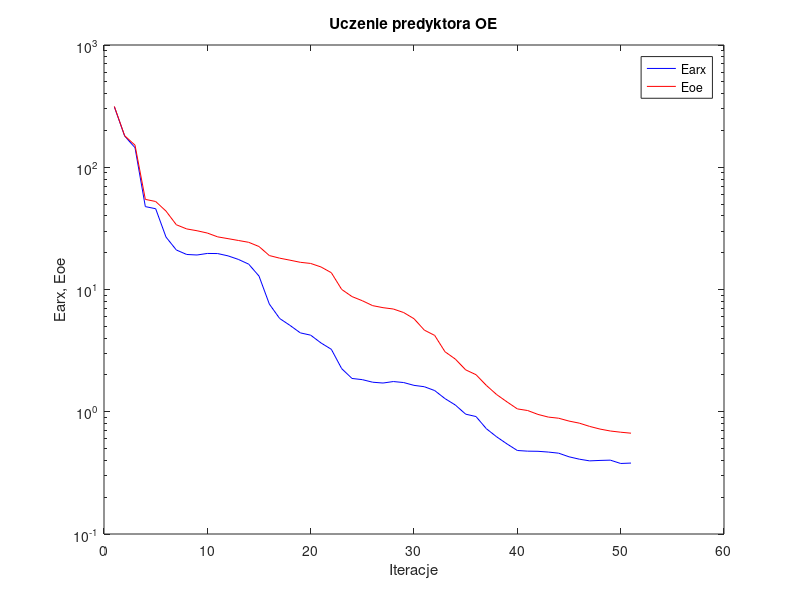
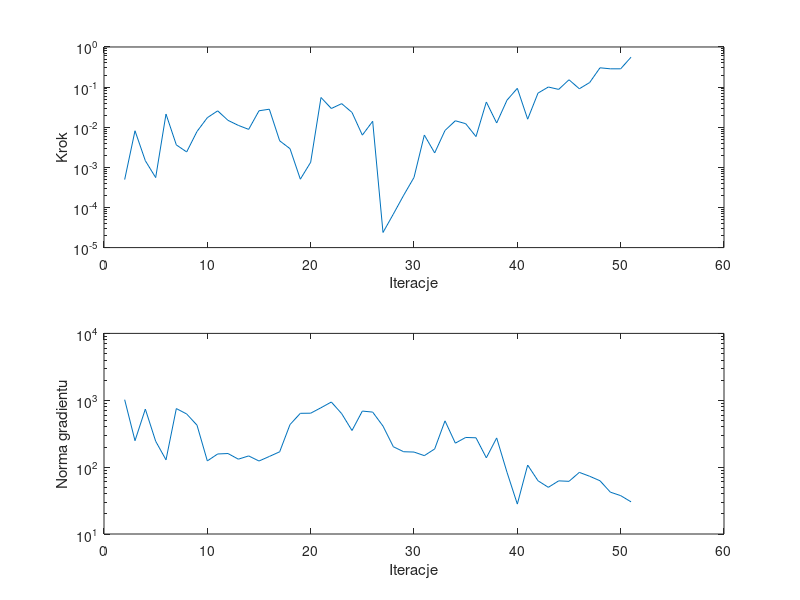

Reproduce these figures in MATLAB, in order.
%uczenie predyktora oe
clear all;
n=0; farx(n+1)=3.122257e+002; foe(n+1)=3.146358e+002; wspucz(n+1)=0.000000e+000; ng(n+1)=0.000000e+000;
%odnowa zmiennej metryki
n=1; farx(n+1)=1.799541e+002; foe(n+1)=1.808748e+002; krok(n+1)=4.957630e-004; ng(n+1)=1.020351e+003;
n=2; farx(n+1)=1.445935e+002; foe(n+1)=1.517181e+002; krok(n+1)=8.161186e-003; ng(n+1)=2.485791e+002;
n=3; farx(n+1)=4.765172e+001; foe(n+1)=5.459888e+001; krok(n+1)=1.462416e-003; ng(n+1)=7.378004e+002;
n=4; farx(n+1)=4.579068e+001; foe(n+1)=5.246674e+001; krok(n+1)=5.557084e-004; ng(n+1)=2.439476e+002;
n=5; farx(n+1)=2.684748e+001; foe(n+1)=4.378946e+001; krok(n+1)=2.128042e-002; ng(n+1)=1.285625e+002;
n=6; farx(n+1)=2.105029e+001; foe(n+1)=3.385703e+001; krok(n+1)=3.625910e-003; ng(n+1)=7.511091e+002;
n=7; farx(n+1)=1.934465e+001; foe(n+1)=3.130076e+001; krok(n+1)=2.420827e-003; ng(n+1)=6.237088e+002;
n=8; farx(n+1)=1.915309e+001; foe(n+1)=3.024652e+001; krok(n+1)=7.837498e-003; ng(n+1)=4.240731e+002;
n=9; farx(n+1)=1.972362e+001; foe(n+1)=2.896087e+001; krok(n+1)=1.729712e-002; ng(n+1)=1.238726e+002;
n=10; farx(n+1)=1.967742e+001; foe(n+1)=2.695295e+001; krok(n+1)=2.560682e-002; ng(n+1)=1.573347e+002;
n=11; farx(n+1)=1.884568e+001; foe(n+1)=2.606424e+001; krok(n+1)=1.483652e-002; ng(n+1)=1.597850e+002;
n=12; farx(n+1)=1.763029e+001; foe(n+1)=2.518292e+001; krok(n+1)=1.111520e-002; ng(n+1)=1.315310e+002;
n=13; farx(n+1)=1.612938e+001; foe(n+1)=2.432812e+001; krok(n+1)=8.839546e-003; ng(n+1)=1.470990e+002;
n=14; farx(n+1)=1.288321e+001; foe(n+1)=2.247150e+001; krok(n+1)=2.571046e-002; ng(n+1)=1.234494e+002;
n=15; farx(n+1)=7.601004e+000; foe(n+1)=1.895631e+001; krok(n+1)=2.812841e-002; ng(n+1)=1.444077e+002;
n=16; farx(n+1)=5.792866e+000; foe(n+1)=1.804418e+001; krok(n+1)=4.586643e-003; ng(n+1)=1.695781e+002;
n=17; farx(n+1)=5.086292e+000; foe(n+1)=1.737206e+001; krok(n+1)=2.921865e-003; ng(n+1)=4.328547e+002;
n=18; farx(n+1)=4.418066e+000; foe(n+1)=1.669010e+001; krok(n+1)=5.067687e-004; ng(n+1)=6.380558e+002;
n=19; farx(n+1)=4.231495e+000; foe(n+1)=1.633611e+001; krok(n+1)=1.338974e-003; ng(n+1)=6.405784e+002;
n=20; farx(n+1)=3.653864e+000; foe(n+1)=1.528822e+001; krok(n+1)=5.507794e-002; ng(n+1)=7.731156e+002;
n=21; farx(n+1)=3.242067e+000; foe(n+1)=1.371968e+001; krok(n+1)=2.928765e-002; ng(n+1)=9.410197e+002;
n=22; farx(n+1)=2.253443e+000; foe(n+1)=1.001688e+001; krok(n+1)=3.871130e-002; ng(n+1)=6.309066e+002;
n=23; farx(n+1)=1.872250e+000; foe(n+1)=8.751988e+000; krok(n+1)=2.338404e-002; ng(n+1)=3.528140e+002;
n=24; farx(n+1)=1.830653e+000; foe(n+1)=8.093483e+000; krok(n+1)=6.353015e-003; ng(n+1)=6.892044e+002;
n=25; farx(n+1)=1.744234e+000; foe(n+1)=7.377920e+000; krok(n+1)=1.406421e-002; ng(n+1)=6.653257e+002;
%odnowa zmiennej metryki
n=26; farx(n+1)=1.717700e+000; foe(n+1)=7.102780e+000; krok(n+1)=2.382783e-005; ng(n+1)=4.109414e+002;
n=27; farx(n+1)=1.766648e+000; foe(n+1)=6.925196e+000; krok(n+1)=6.836820e-005; ng(n+1)=2.018652e+002;
n=28; farx(n+1)=1.733403e+000; foe(n+1)=6.479326e+000; krok(n+1)=2.015675e-004; ng(n+1)=1.699315e+002;
n=29; farx(n+1)=1.643951e+000; foe(n+1)=5.768913e+000; krok(n+1)=5.604282e-004; ng(n+1)=1.681070e+002;
n=30; farx(n+1)=1.602371e+000; foe(n+1)=4.652674e+000; krok(n+1)=6.390530e-003; ng(n+1)=1.485450e+002;
n=31; farx(n+1)=1.490739e+000; foe(n+1)=4.212308e+000; krok(n+1)=2.287557e-003; ng(n+1)=1.869380e+002;
n=32; farx(n+1)=1.280781e+000; foe(n+1)=3.095703e+000; krok(n+1)=8.300976e-003; ng(n+1)=4.924216e+002;
n=33; farx(n+1)=1.135195e+000; foe(n+1)=2.697012e+000; krok(n+1)=1.448480e-002; ng(n+1)=2.283158e+002;
n=34; farx(n+1)=9.555999e-001; foe(n+1)=2.201502e+000; krok(n+1)=1.226253e-002; ng(n+1)=2.777587e+002;
n=35; farx(n+1)=9.138085e-001; foe(n+1)=2.010065e+000; krok(n+1)=5.843731e-003; ng(n+1)=2.746045e+002;
n=36; farx(n+1)=7.268405e-001; foe(n+1)=1.643317e+000; krok(n+1)=4.256083e-002; ng(n+1)=1.378195e+002;
n=37; farx(n+1)=6.234544e-001; foe(n+1)=1.381794e+000; krok(n+1)=1.274938e-002; ng(n+1)=2.733638e+002;
n=38; farx(n+1)=5.455310e-001; foe(n+1)=1.204153e+000; krok(n+1)=4.725510e-002; ng(n+1)=8.371846e+001;
n=39; farx(n+1)=4.820745e-001; foe(n+1)=1.055307e+000; krok(n+1)=9.326940e-002; ng(n+1)=2.801099e+001;
n=40; farx(n+1)=4.760888e-001; foe(n+1)=1.023343e+000; krok(n+1)=1.586441e-002; ng(n+1)=1.074361e+002;
n=41; farx(n+1)=4.748286e-001; foe(n+1)=9.508402e-001; krok(n+1)=7.084462e-002; ng(n+1)=6.257808e+001;
n=42; farx(n+1)=4.680085e-001; foe(n+1)=9.044379e-001; krok(n+1)=1.005379e-001; ng(n+1)=4.988588e+001;
n=43; farx(n+1)=4.582538e-001; foe(n+1)=8.852125e-001; krok(n+1)=8.764941e-002; ng(n+1)=6.234109e+001;
n=44; farx(n+1)=4.281349e-001; foe(n+1)=8.390445e-001; krok(n+1)=1.523673e-001; ng(n+1)=6.133901e+001;
n=45; farx(n+1)=4.093252e-001; foe(n+1)=8.067715e-001; krok(n+1)=9.089589e-002; ng(n+1)=8.345928e+001;
n=46; farx(n+1)=3.964280e-001; foe(n+1)=7.587062e-001; krok(n+1)=1.300618e-001; ng(n+1)=7.300265e+001;
n=47; farx(n+1)=3.998107e-001; foe(n+1)=7.216586e-001; krok(n+1)=3.029139e-001; ng(n+1)=6.253624e+001;
n=48; farx(n+1)=4.019390e-001; foe(n+1)=6.959058e-001; krok(n+1)=2.857025e-001; ng(n+1)=4.226516e+001;
n=49; farx(n+1)=3.774811e-001; foe(n+1)=6.802714e-001; krok(n+1)=2.857373e-001; ng(n+1)=3.748880e+001;
n=50; farx(n+1)=3.804018e-001; foe(n+1)=6.677674e-001; krok(n+1)=5.556839e-001; ng(n+1)=3.027706e+001;

figure; semilogy(farx,'b'); hold on; semilogy(foe,'r'); xlabel('Iteracje'); ylabel('Earx, Eoe'); legend('Earx','Eoe'); title('Uczenie predyktora OE');
figure; subplot(2,1,1); semilogy(krok); xlabel('Iteracje'); ylabel('Krok');
subplot(2,1,2); semilogy(ng); xlabel('Iteracje'); ylabel('Norma gradientu');
Earx=farx(n+1)
Eoe=foe(n+1)
